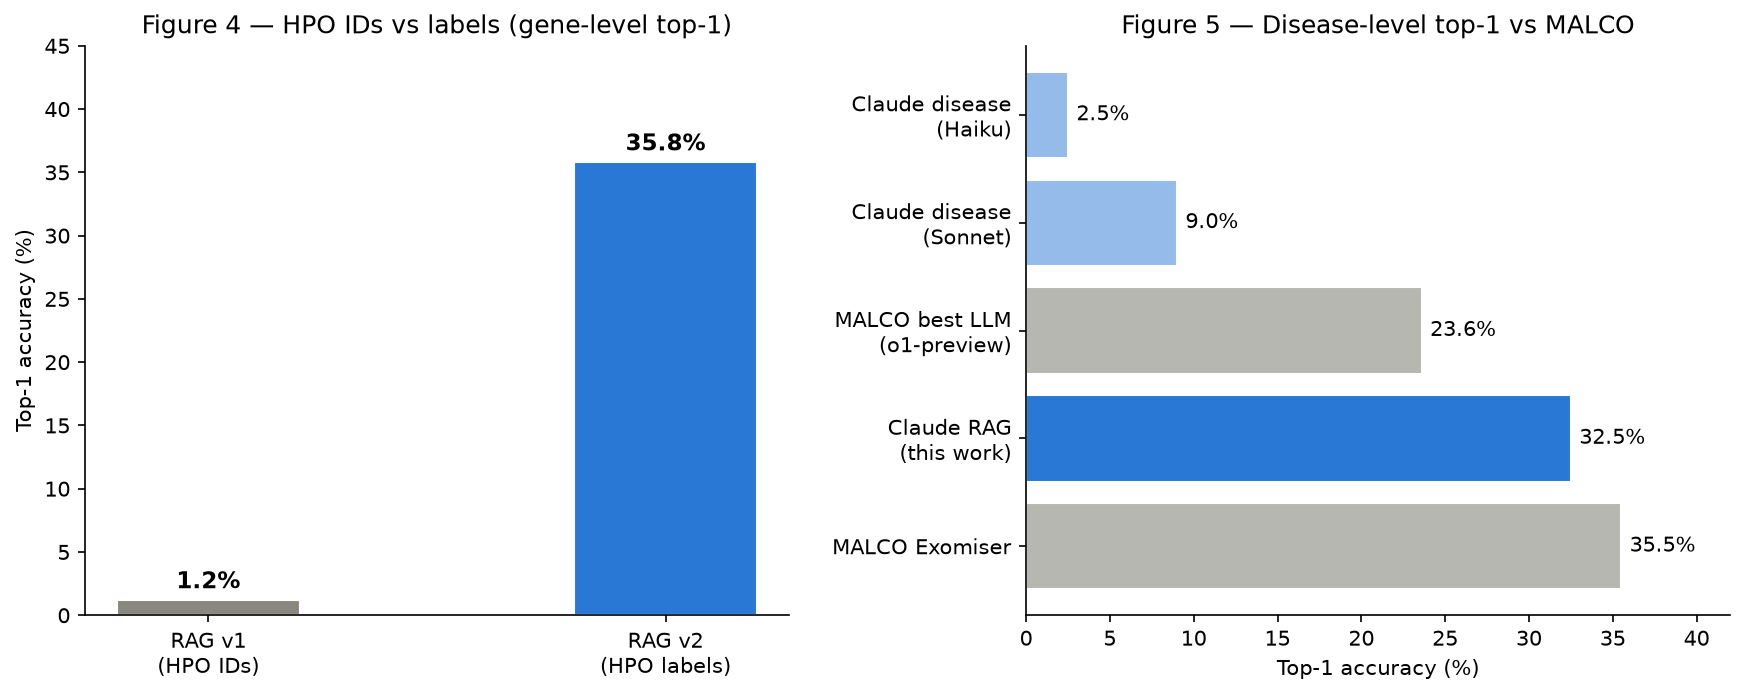

Generate this figure with Python:
import matplotlib.pyplot as plt
import matplotlib.patches as mpatches
import numpy as np

fig, (ax1, ax2) = plt.subplots(1, 2, figsize=(12, 5))

# Figure 4 — RAG v1 vs v2
labels4 = ['RAG v1\n(HPO IDs)', 'RAG v2\n(HPO labels)']
values4 = [1.2, 35.8]
colors4 = ['#888780', '#2a78d6']
bars = ax1.bar(labels4, values4, color=colors4, width=0.4, edgecolor='white')
ax1.set_ylim(0, 45)
ax1.set_ylabel('Top-1 accuracy (%)')
ax1.set_title('Figure 4 — HPO IDs vs labels (gene-level top-1)')
ax1.spines['top'].set_visible(False)
ax1.spines['right'].set_visible(False)
for bar, val in zip(bars, values4):
    ax1.text(bar.get_x() + bar.get_width()/2, bar.get_height() + 0.5,
             f'{val}%', ha='center', va='bottom', fontsize=11, fontweight='bold')

# Figure 5 — Disease-level vs MALCO
labels5 = ['MALCO Exomiser', 'Claude RAG\n(this work)', 'MALCO best LLM\n(o1-preview)',
           'Claude disease\n(Sonnet)', 'Claude disease\n(Haiku)']
values5 = [35.5, 32.5, 23.6, 9.0, 2.5]
colors5 = ['#88878099', '#2a78d6', '#88878099', '#2a78d680', '#2a78d680']
bars2 = ax2.barh(labels5, values5, color=colors5, edgecolor='white')
ax2.set_xlim(0, 42)
ax2.set_xlabel('Top-1 accuracy (%)')
ax2.set_title('Figure 5 — Disease-level top-1 vs MALCO')
ax2.spines['top'].set_visible(False)
ax2.spines['right'].set_visible(False)
for bar, val in zip(bars2, values5):
    ax2.text(bar.get_width() + 0.5, bar.get_y() + bar.get_height()/2,
             f'{val}%', ha='left', va='center', fontsize=10)

plt.tight_layout(pad=2)
plt.savefig('figures_4_and_5.png', dpi=150, bbox_inches='tight')
plt.savefig('figures_4_and_5.svg', bbox_inches='tight')
print("Saved figures_4_and_5.png and figures_4_and_5.svg")
plt.show()
